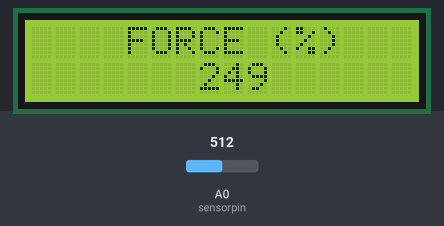
A sketch run on a simulated Arduino Uno, built with avr-gcc and run on an emulated ATmega328P. On the bench: 16×2 character LCD. The test bench sets the inputs (shaded band); at power-on: A0 (sensorpin) = 512.

Above: at 2.2 s.
2.3 s: A0 (sensorpin) set to 716
At 2.9 s:
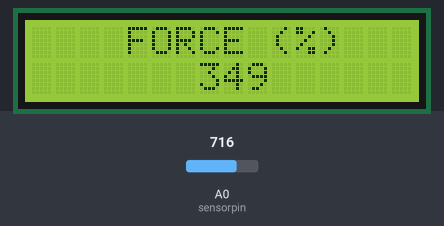
5.3 s: A0 (sensorpin) set to 900
At 6.0 s:
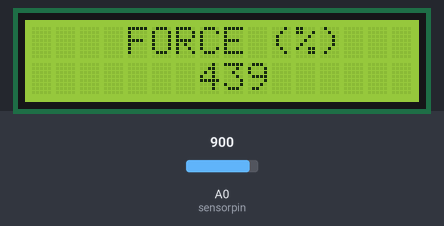
7.1 s: A0 (sensorpin) set to 1023
At 7.5 s:
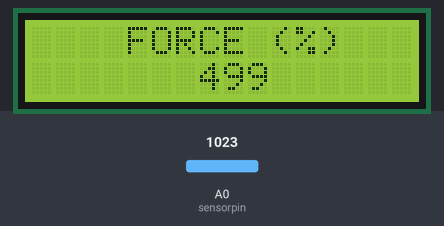
Timing chart, 0 to 10.1 s (numbered marks = the images above; inputs shaded):
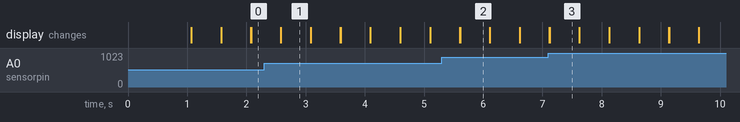

Measured:
- after the input at 2.3 s, the display: first differs from a run without the input after 0.28 s (image 1)
- after the input at 5.3 s, the display: first differs from a run without the input after 0.31 s (image 2)
- after the input at 7.1 s, the display: first differs from a run without the input at once (image 3)
- what the display in image 1 shows lasts 0.5 s, from 2.6 s to 3.1 s

The sketch:

Force_sensor_simulation.ino
```cpp
/* Code By Satyam Singh , Subscribe youtube channel Now */

#define sensorpin A0 // analog pin 0

#include <LiquidCrystal.h>

LiquidCrystal lcd(7, 6, 5, 4, 3, 2);

void setup() {
  lcd.begin(16, 2);
  lcd.setCursor(5, 0);
    lcd.print("FORCE");
    lcd.setCursor(3, 1);
    lcd.print("DETECTOR");
    delay(1000);
    lcd.clear();


}

void loop() {
  int force=analogRead(sensorpin);
  int force_per= map(force, 0, 205, 0, 100);
  lcd.setCursor(4,0);
  lcd.print("FORCE (%)");
  lcd.setCursor(7,1);
  lcd.print(force_per);
  delay(500);
  lcd.clear();


}
```
